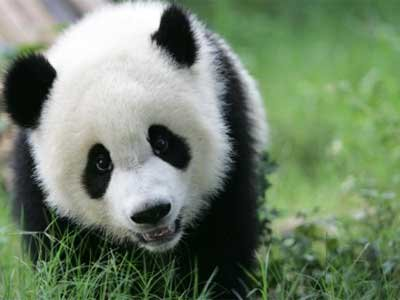
#> input picture panda.jpg, 400 x 300 px
$ python foregroundextrc.py
#> lines starting #> are read from the running program, lines starting #| are printed output that depends on the picture
import cv2
import numpy as np
import matplotlib.pyplot as plt

img = cv2.imread('panda.jpg')
#> img is the input picture: shape (300, 400, 3); mean B, G, R 106, 130.6, 112.9
mask = np.zeros(img.shape[:2], np.uint8)

bgdModel = np.zeros((1,65), np.float64)
fgdModel = np.zeros((1,65), np.float64)

rect = (5, 73, 300, 400)

cv2.grabCut(img, mask, rect, bgdModel, fgdModel, 5, cv2.GC_INIT_WITH_RECT)
mask2 = np.where((mask==2)|(mask==0), 0, 1).astype('uint8')
img = img*mask2[:,:,np.newaxis]
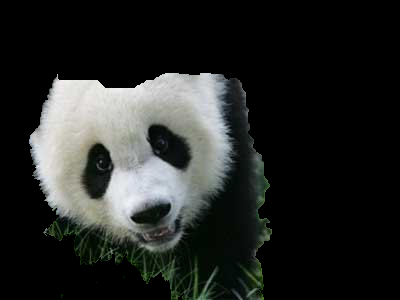
#> img: shape (300, 400, 3); mean B, G, R 38.3, 40.2, 38.1
plt.imshow(img)
plt.colorbar()
plt.show()
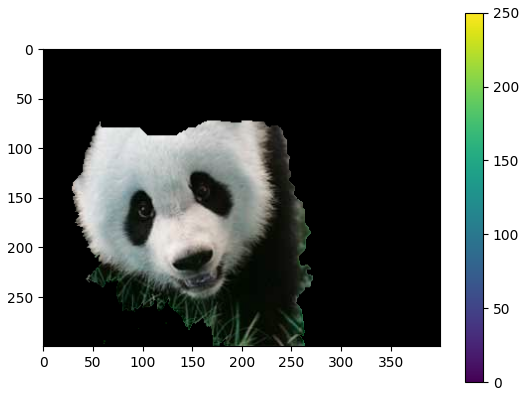
#> figure drawn by matplotlib, 2 panels; B, G, R data is drawn as R, G, B
